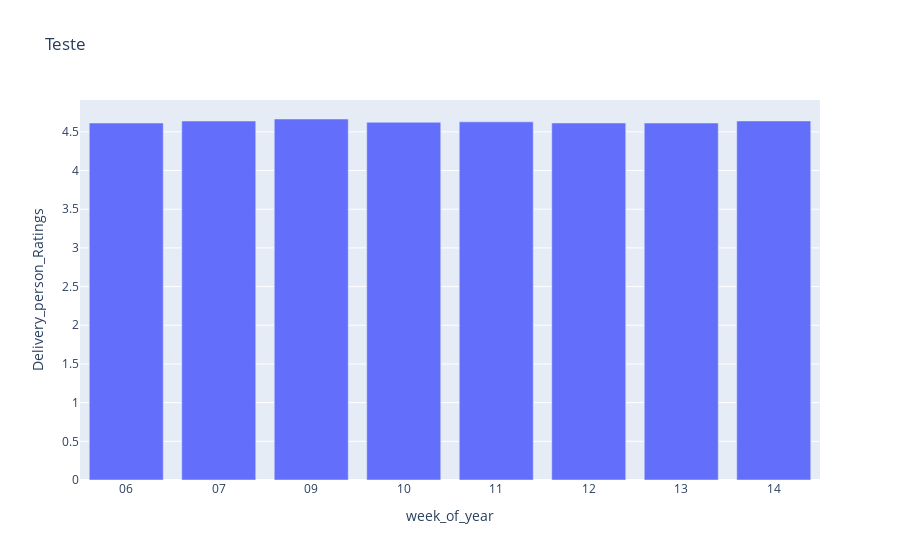

Here is the notebook cell this chart was saved with:
### Markdown cell above
## 3. Desenhe um gráfico de barras, mostrando as avaliações médias das entregas por semana.

### Code cell
# Criando as semanas e adicionando no Dataframe
df['week_of_year'] = df['Order_Date'].dt.strftime( "%U" )

# Avaliações Medias por Semana
colunas = ['week_of_year', 'Delivery_person_Ratings']
df_aux = df.loc[:, colunas].groupby( ['week_of_year'] ).mean().reset_index()

# Grafico
px.bar( df_aux, x='week_of_year', y='Delivery_person_Ratings', title='Teste')

### Figure 1 — Plotly figure (JSON) as saved in the notebook; plotly's stock layout.template omitted (floating-point values rounded to 4 significant figures)
{"data": [{"alignmentgroup": "True", "hovertemplate": "week_of_year=%{x}<br>Delivery_person_Ratings=%{y}<extra></extra>", "legendgroup": "", "marker": {"color": "#636efa", "pattern": {"shape": ""}}, "name": "", "offsetgroup": "", "orientation": "v", "showlegend": false, "textposition": "auto", "type": "bar", "x": ["06", "07", "09", "10", "11", "12", "13", "14"], "xaxis": "x", "y": [4.614, 4.64, 4.666, 4.624, 4.629, 4.614, 4.614, 4.641], "yaxis": "y"}], "layout": {"barmode": "relative", "legend": {"tracegroupgap": 0}, "title": {"text": "Teste"}, "xaxis": {"anchor": "y", "autorange": true, "domain": [0, 1], "range": [-0.5, 7.5], "title": {"text": "week_of_year"}, "type": "category"}, "yaxis": {"anchor": "x", "autorange": true, "domain": [0, 1], "range": [0, 4.911], "title": {"text": "Delivery_person_Ratings"}, "type": "linear"}}}
